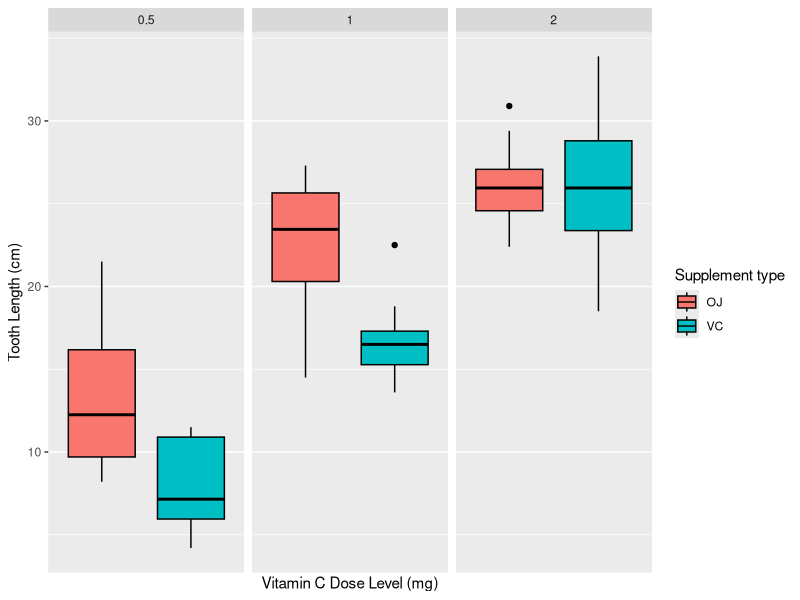

The R script that drew this image: (Note: this script raises an error after producing the figure.)
## ---- chunk 1
library(ggplot2)
library(dplyr)
library(knitr)
data <- ToothGrowth
colnames(data) <- paste0("**",names(data),"**")
knitr::kable(head(data,10), align = "c", caption = "Sample of data set ToothGrowth")
## ---- chunk 2
knitr::kable(summary(data), align = "c", caption = "Structure of the data set ToothGrowth")
## ---- chunk 3
a<-list()
for (i in 1:dim(ToothGrowth)[2]){
      a[i]<-class(ToothGrowth[,i])
}
c<- data.frame(t(a))
colnames(c) <- paste0("**",names(ToothGrowth),"**")
rownames(c) <- "**class**"
knitr::kable(c, align = "c", caption = "Class of the data set ToothGrowth")
## ---- chunk 4
data <- ToothGrowth
Legend <- "Supplement type"
ylab <- "Tooth Length (cm)"
xlab <- "Vitamin C Dose Level (mg)"
g <- ggplot(data = data, aes(x = factor(supp), y = len, fill = supp)) +
      scale_fill_discrete(name = Legend) + geom_boxplot(col = "black") + 
      facet_wrap(~ dose) + scale_x_discrete(breaks=NULL) + xlab(xlab) +
      ylab(ylab)
g
## ---- chunk 5
test <- t.test(data = data, len ~ supp, paired = F, var.equal = F)
table <- cbind(test$p.value, test$conf.int[1], test$conf.int[2])
colnames(table) <- c("**p.value**", "**conf.int.lower**", "**conf.int.upper**")
rownames(table) <- "**$H_{0}$:** "
knitr::kable(table, align = "c", caption = "Comparing outcomes across delivery methods", 
             digits = 3)
## ---- chunk 6
data1 <- filter(data, dose == 0.5 | dose == 1.0)
data2 <- filter(data, dose == 1.0 | dose == 2.0)
data3 <- filter(data, dose == 2.0 | dose == 0.5)
test1 <- t.test(len ~ dose, data = data1, paired = F, var.equal = F)
test2 <- t.test(len ~ dose, data = data2, paired = F, var.equal = F)
test3 <- t.test(len ~ dose, data = data3, paired = F, var.equal = F)
table1 <- cbind(test1$p.value, test1$conf.int[1], test1$conf.int[2])
table2 <- cbind(test2$p.value, test2$conf.int[1], test2$conf.int[2])
table3 <- cbind(test3$p.value, test3$conf.int[1], test3$conf.int[2])
Tab <- rbind(table1, table2, table3)
colnames(Tab) <- c("**p.value**", "**conf.int.lower**", "**conf.int.upper**")
rownames(Tab) <- c("**$H_{1}$:** ", "**$H_{2}$:** ", "**$H_{3}$:** ")
knitr::kable(Tab, align = "c", caption = "Comparing outcomes across delivery methods", 
             digits = 3)
## ---- chunk 7
data1 <- filter(data, dose == 0.5)
data2 <- filter(data, dose == 1.0)
data3 <- filter(data, dose == 2.0)
test1 <- t.test(len ~ supp, data = data1, paired = F, var.equal = F)
test2 <- t.test(len ~ supp, data = data2, paired = F, var.equal = F)
test3 <- t.test(len ~ supp, data = data3, paired = F, var.equal = F)
table1 <- cbind(test1$p.value, test1$conf.int[1], test1$conf.int[2])
table2 <- cbind(test2$p.value, test2$conf.int[1], test2$conf.int[2])
table3 <- cbind(test3$p.value, test3$conf.int[1], test3$conf.int[2])
Tab <- rbind(table1, table2, table3)
colnames(Tab) <- c("**p.value**", "**conf.int.lower**", "**conf.int.upper**")
rownames(Tab) <- c("**$H_{1}$:** ", "**$H_{2}$:** ", "**$H_{3}$:** ")
knitr::kable(Tab, align = "c", caption = "Comparing outcomes across delivery methods", 
             digits = 3)
